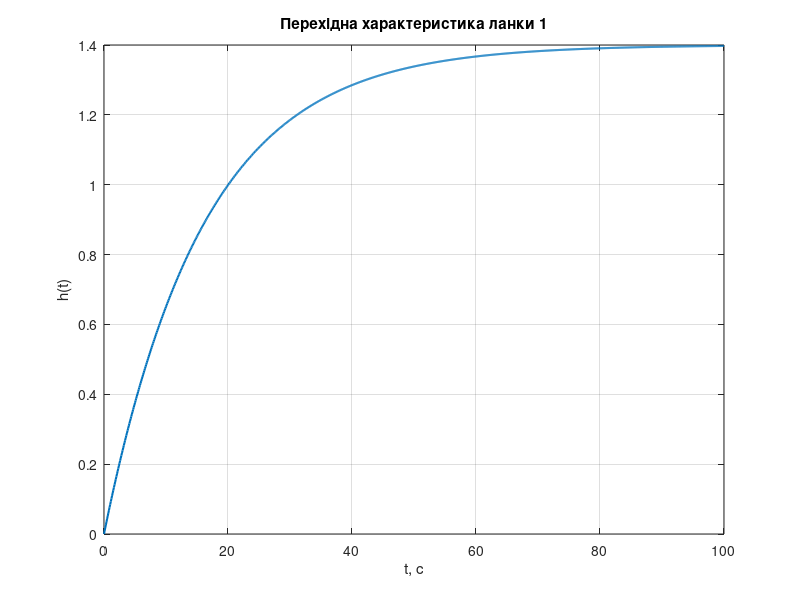
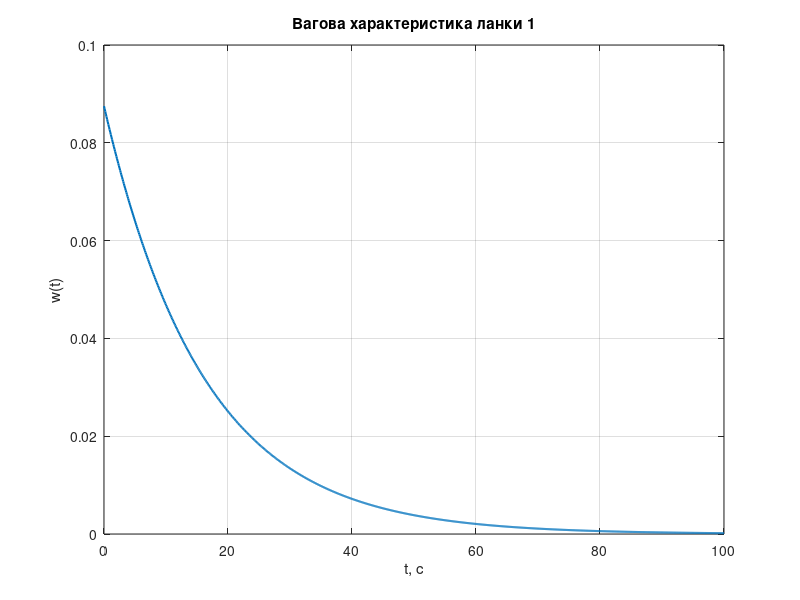
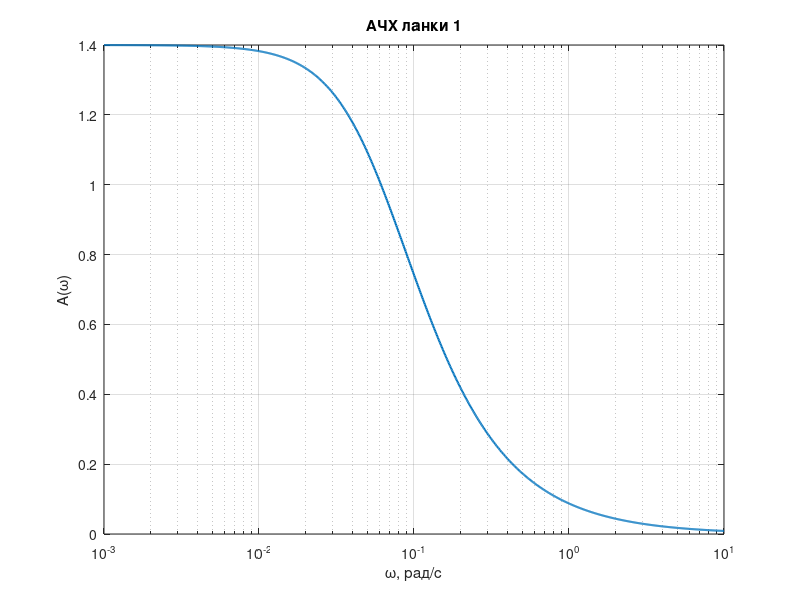
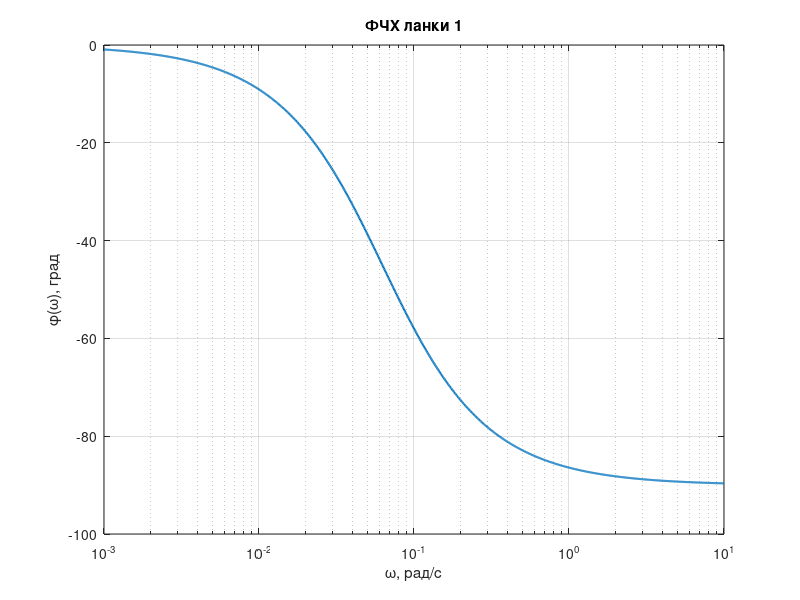

Write MATLAB code to recreate these figures, in order.
clc;
clear;
close all;

%% Параметри ланок
K1 = 1.4;
T1 = 16;
K2 = 0.4;
K3 = 1;      % прийнято, оскільки у вихідних даних не задано
K4 = 0.4;
T4 = 24;

%% Загальна передавальна функція системи
% W(p) = ((K1/(T1*p+1)) - K2) * K3 * (K4/(T4*p+1))

num = 0.4 * K3 * [-6.4 1];
den = conv([16 1], [24 1]);

Wsys = tf(num, den);

disp('Загальна передавальна функція системи:');
Wsys

%% Досліджувана ланка 1
t = 0:0.1:100;
h = K1 * (1 - exp(-t/T1));
w_t = (K1/T1) * exp(-t/T1);

omega = logspace(-3, 1, 1000);
W1 = K1 ./ (1 + 1j*T1*omega);

A = abs(W1);
phi = angle(W1) * 180/pi;
U = real(W1);
V = imag(W1);

%% Перехідна характеристика
figure;
plot(t, h, 'LineWidth', 1.5);
grid on;
xlabel('t, c');
ylabel('h(t)');
title('Перехідна характеристика ланки 1');

%% Вагова характеристика
figure;
plot(t, w_t, 'LineWidth', 1.5);
grid on;
xlabel('t, c');
ylabel('w(t)');
title('Вагова характеристика ланки 1');

%% АЧХ
figure;
semilogx(omega, A, 'LineWidth', 1.5);
grid on;
xlabel('\omega, рад/с');
ylabel('A(\omega)');
title('АЧХ ланки 1');

%% ФЧХ
figure;
semilogx(omega, phi, 'LineWidth', 1.5);
grid on;
xlabel('\omega, рад/с');
ylabel('\phi(\omega), град');
title('ФЧХ ланки 1');

%% АФЧХ
figure;
plot(U, V, 'LineWidth', 1.5);
grid on;
xlabel('U(\omega)');
ylabel('V(\omega)');
title('АФЧХ ланки 1');
